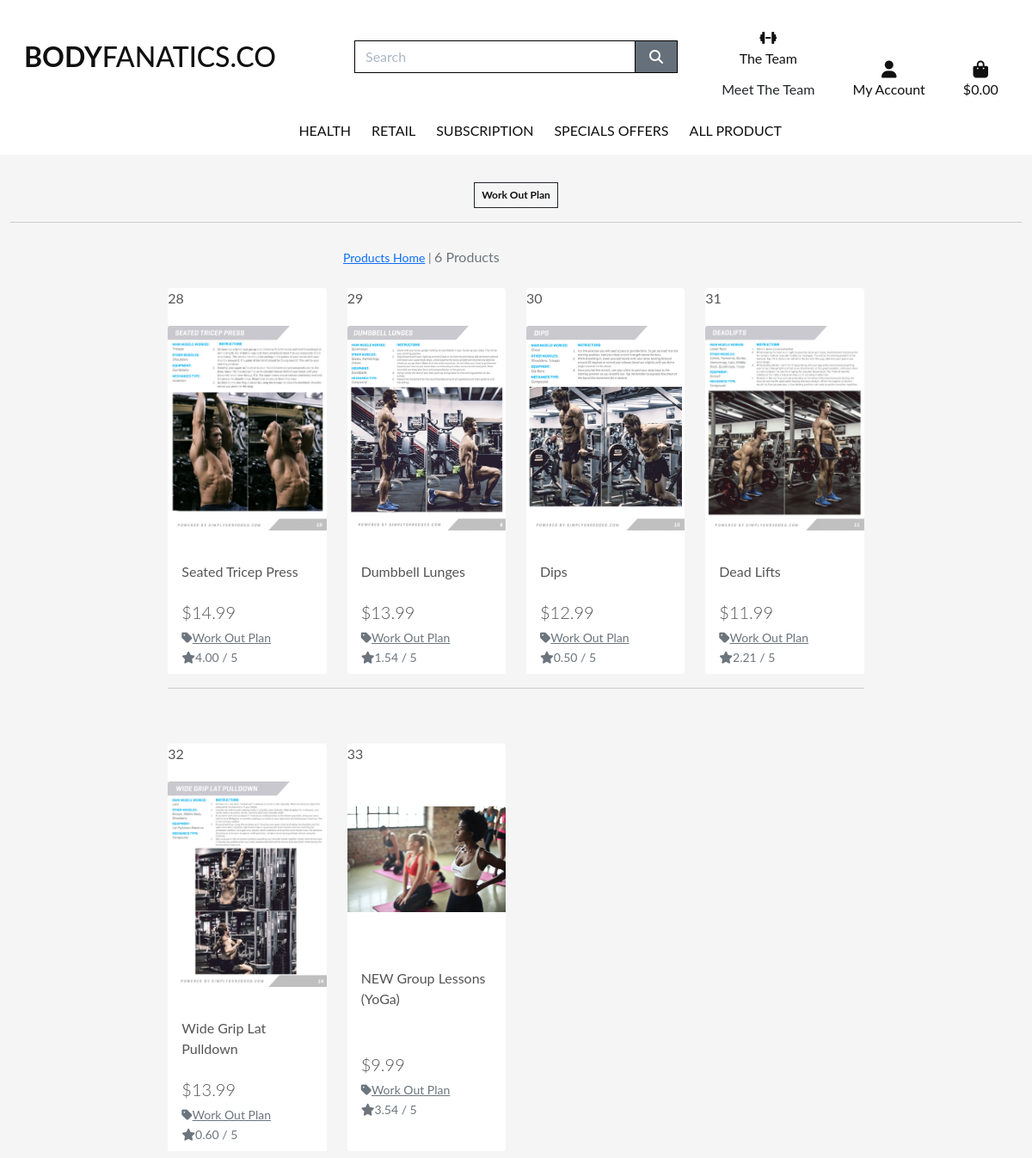
The page /products/?category=workout on the database its author committed.
### products/models.py (models this page shows, shortened)
class Category(models.Model):
    class Meta:
        verbose_name_plural = 'Categories'
    name = models.CharField(max_length=254)
    friendly_name = models.CharField(max_length=254, null=True, blank=True)

class Product(models.Model):
    category = models.ForeignKey('Category', null=True, blank=True, on_delete=models.SET_NULL)
    sku = models.CharField(max_length=254, null=True, blank=True)
    name = models.CharField(max_length=254)
    description = models.TextField()
    has_sizes = models.TextField(default=False, null=True, blank=True)
    price = models.DecimalField(max_digits=6, decimal_places=2)
    image_url = models.URLField(max_length=1024, null=True, blank=True)
    image = models.ImageField(null=True, blank=True)
    image_two = models.ImageField(null=True, blank=True)
    colour = models.ImageField(null=True, blank=True)
    is_sold = models.TextField(null=True, blank=True)
    sale_type = models.TextField(null=True, blank=True)
    friendly_name = models.TextField(null=True, blank=True)
    rating = models.DecimalField(max_digits=6, decimal_places=2, null=True, blank=True)

### products/views.py (the view, shortened to what this page needs)
# urls.py: path('', views.all_products, name='products'),
def all_products(request):
    products = Product.objects.all()
    query = None
    categories = None
    sort = None
    direction = None
    if request.GET:
        if 'category' in request.GET:
            categories = request.GET['category'].split(',')
            products = products.filter(category__name__in=categories)
            categories = Category.objects.filter(name__in=categories)
    current_sorting = f'{sort}_{direction}'
    context = {
        'products': products,
        'search_term': query,
        'current_categories': categories,
        'name_descending': current_sorting,
    }
    return render(request, 'products/products.html', context)

### bag/contexts.py (called while the page is built, shortened)
def bag_contents(request):
    bag_items = []
    total = 0
    product_count = 0
    bag = request.session.get('bag', {})
    if total < settings.FREE_DELIVERY_THRESHOLD:
        delivery = total * Decimal(settings.STANDARD_DELIVERY_PERCENTAGE / 100)
        free_delivery_delta = settings.FREE_DELIVERY_THRESHOLD - total
    else:
        delivery = 0
        free_delivery_delta = 0
    grand_total = delivery + total
    context = {
        'bag_items': bag_items,
        'total': total,
        'products_count': product_count,
        'delivery': delivery,
        'free_delivery_delta': free_delivery_delta,
        'free_delivery_threshold': settings.FREE_DELIVERY_THRESHOLD,
        'grand_total': grand_total,
    }
    return context

### products/templates/products/products.html (shortened to what this page needs)
{% extends "base.html" %}
{% load static %}
{% block page_header %}
    <div class="container header-container">
    </div>
{% endblock %}
{% block content %}
    <div class="overlay"></div>
    <div class="container-fluid">
        <div class="row">
            <div class="col text-center mt-3">
                {% for c in current_categories %}
                    <a class="category-badge text-decoration-none" href="{% url 'products' %}?category={{ c.name }}">
                        <span class="p-2 mt-2 badge badge-white text-black rounded-0 border border-dark">{{ c.friendly_name }}</span>
                    </a>
                {% endfor %}
                <hr class="w-100 mb-1">
            </div>
        </div>
    <div class="row">
        <div class="product-container col-10 offset-1">
            <div class="row mt-1 mb-2">
                <div class="product-container col-10 offset-1">
                    <div class="row mt-1 mb-2">
                        <div class="col-12 col-md-6 my-auto order-md-last d-flex justify-content-center justify-content-md-end">
        <div class="col-12 col-md-6 order-md-first">
            <p class="text-muted mt-3 text-center text-md-left">
                    {% if search_term or current_categories or current_sorting != 'None_None' %}
                    <span class="small"><a href="{% url 'products' %}">Products Home</a> | </span>
                    {% endif %}
                    {{ products|length }} Products{% if search_term %} found for <strong>"{{ search_term }}"</strong>{% endif %}
                </p>
            </div>
        </div>
            </div>
                <div class="row">
                    {% for product in products %}
                        <div class="col-sm-6 col-md-6 col-lg-4 col-xl-3">
                            <div class="card h-100 border-0">
                               {{ product.id }}
                                {% if product.image %}
                            <a href="{% url 'product_detail' product.id %}">
                        <img class="card-img-top img-fluid" src="{{product.image.url }}" alt="{{ product.name }}">
                                </a>
                        {% else %}
                            <a href="{% url 'product_detail' product.id %}">
                            <img class="card-img-top img-fluid" src="{{ MEDIA_URL }}noimage.png" alt="{{ product.name }}">
                                </a>
                        {% endif %}
                            <div class="card-body pb-0">
                                <p class="mb-0">{{ product.name }}</p>
                                </div>
                                <div class="card-footer bg-white pt-0 border-0 text-left">
                            <div class="row">
                                <div class="col">
                                    <p class="lead mb-0 text-left font-weight-bold">${{ product.price }}</p>
                        {% if product.category %}
                            <p class="small mt-1 mb-0">
                                <a class="text-muted" href="{% url 'products' %}?category={{ product.category.name }}">
                                    <i class="fas fa-tag mr-1"></i>{{ product.category.friendly_name }}
                                </a>
                            </p>
                        {% endif%}
                        {% if product.rating %}
                            <small class="text-muted"><i class="fas fa-star mr-1"></i>{{ product.rating }} / 5</small>
                            {% else %}
                                <small class="text-muted">No Rating</small>
                            {% endif %}
                        </div>
                    </div>
                </div>
            </div>
        </div>
                {% if forloop.counter|divisibleby:4 %}
                        <div class="col-12 d-none d-xl-block mb-5">
                            <hr>
                        </div>
            {% endif %}
            {% endfor %}
                </div>
            </div>
        </div>
    </div>
{% endblock %}

### static/css/base.css (style rules this page uses)
html { height: 100%; }
body { background: url('/media/background/lloyd.jpeg') no-repeat center center fixed; background-size: cover; height: calc(100vh - 164px); color: #555; font-family: 'Lato'; }
.text-black { color: rgb(16, 16, 16) !important; }
.overlay { height: 100%; width: 100%; top: 0; left: 0; position: fixed; background: whitesmoke; z-index: -1; }
.card { display: grid; grid-template-columns: (auto-fit, minmax(200px, 1fr)); gap: 20px; }
@media (min-width: 992px) { .header-container { padding-top: 180px; } }
@media (min-width: 1200px) { .container { max-width: 80%; } }

### rows shown on the page
Category: friendly_name "Work Out Plan"
Product: id "28", image (picture), name "Seated Tricep Press", price "14.99", category.friendly_name "Work Out Plan", rating "4.00"
Product: id "29", image (picture), name "Dumbbell Lunges", price "13.99", category.friendly_name "Work Out Plan", rating "1.54"
Product: id "30", image (picture), name "Dips", price "12.99", category.friendly_name "Work Out Plan", rating "0.50"
Product: id "31", image (picture), name "Dead Lifts", price "11.99", category.friendly_name "Work Out Plan", rating "2.21"
Product: id "32", image (picture), name "Wide Grip Lat Pulldown", price "13.99", category.friendly_name "Work Out Plan", rating "0.60"
Product: id "33", image (picture), name "NEW Group Lessons (YoGa)", price "9.99", category.friendly_name "Work Out Plan", rating "3.54"

### other values the page prints
{{ products|length }} "6"
